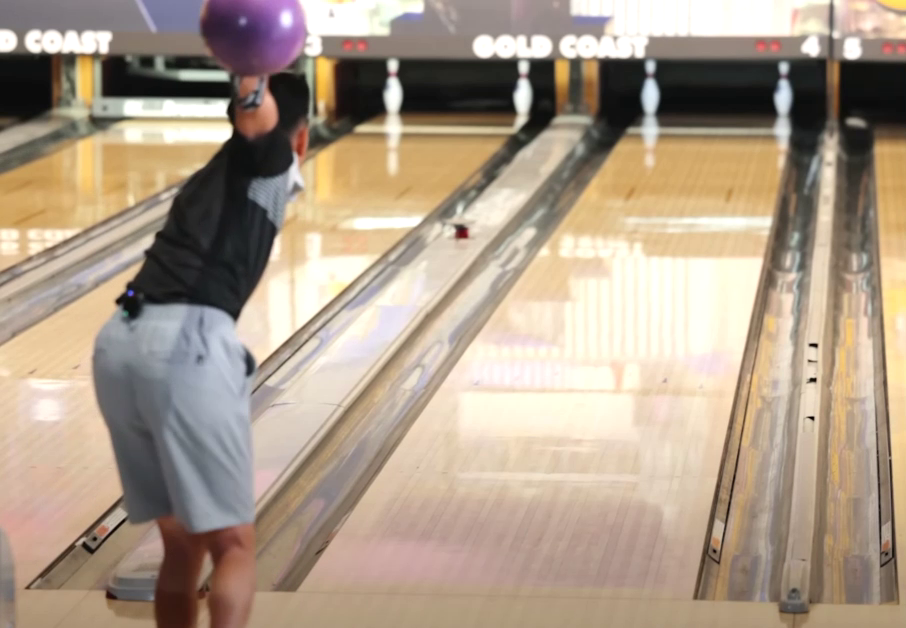
#> input picture frame 20 of data/Recording_1.mp4, 906 x 628 px, given in place of Recording_2.mp4, which was not available
$ jupyter execute --allow-errors Template_matching_1.ipynb   (text cells are left out)
#> lines starting #> are read from the running program, lines starting #| are printed output that depends on the picture; pictures that were not available may be replaced by others from this repository, and a replacement may not be noted
[cell 1]
import numpy as np
import cv2
from pathlib import Path
from matplotlib import pyplot as plt
import pandas as pd
import math

[cell 2]
# --- Paths ---
PROJECT_ROOT = Path().resolve().parent.parent
INPUT_VIDEO_PATH = str(PROJECT_ROOT / "data" / "recording_2" / "Recording_2.mp4")
CSV_POSITIONS_FILE_PATH = str(
    PROJECT_ROOT / "data" / "auxiliary_data" / "lane_lines" / "definitive_lines_2.csv"
)

# --- Load frame ---
frame_index = 20
cap = cv2.VideoCapture(INPUT_VIDEO_PATH)
cap.set(cv2.CAP_PROP_POS_FRAMES, frame_index)
ret, frame = cap.read()
#> frame is the input picture: shape (628, 906, 3); mean B, G, R 137.9, 156.2, 173.1
cap.release()

if not ret:
    raise RuntimeError("Failed to read the frame")

height, width = frame.shape[:2]
#> height = 628; width = 906
#> (the rest of this cell did not finish here and is left out)

[cell 3]
# Function to display an image
def showImage(image, title="Image"):
    plt.figure(figsize=(10, 6))
    plt.imshow(cv2.cvtColor(image, cv2.COLOR_BGR2RGB))
    plt.title(title)
    plt.axis("off")
    plt.show()

[cell 4]
template = cv2.imread(
    "intermediate_data/Template_pin_2.png", 0
)  # 0 for the grayscale image
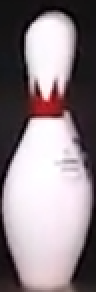
#> input picture notebook/lane_detection/intermediate_data/Template_pin_2.png, 48 x 146 px (shown 2 times larger)
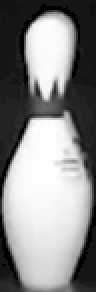
#> template: shape (146, 48) (shown 2 times larger); min 0, max 255, mean 136.9

h, w = template.shape
#> h = 146; w = 48

showImage(template, "Template")

$ run again, starting later in the video
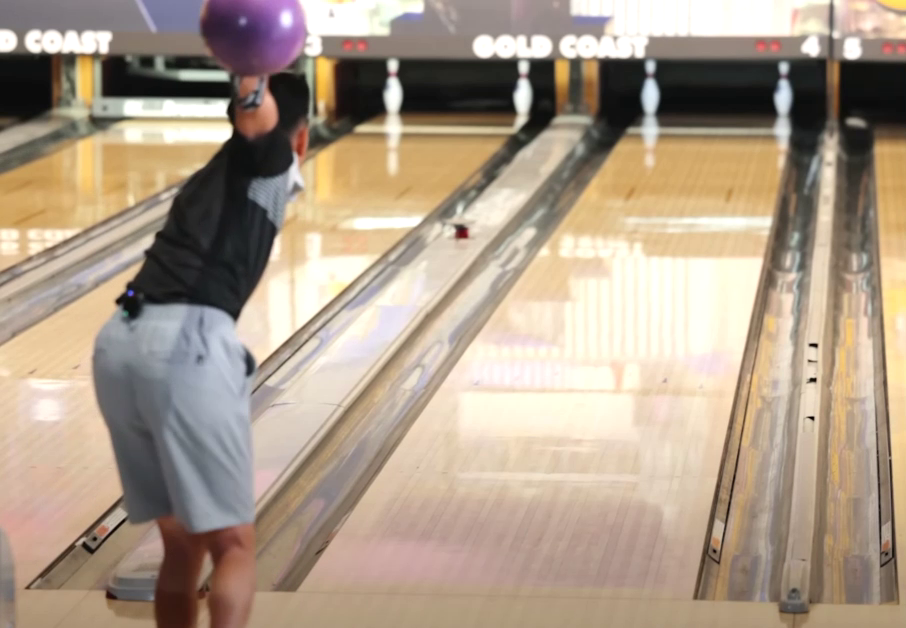
#> input picture frame 20 of data/Recording_1.mp4, 906 x 628 px, given in place of Recording_2.mp4, which was not available
#> frame is the input picture: shape (628, 906, 3); mean B, G, R 137.9, 156.2, 173.1
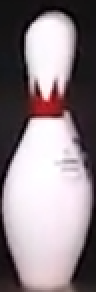
#> input picture notebook/lane_detection/intermediate_data/Template_pin_2.png, 48 x 146 px (shown 2 times larger)

$ run again, starting later in the video
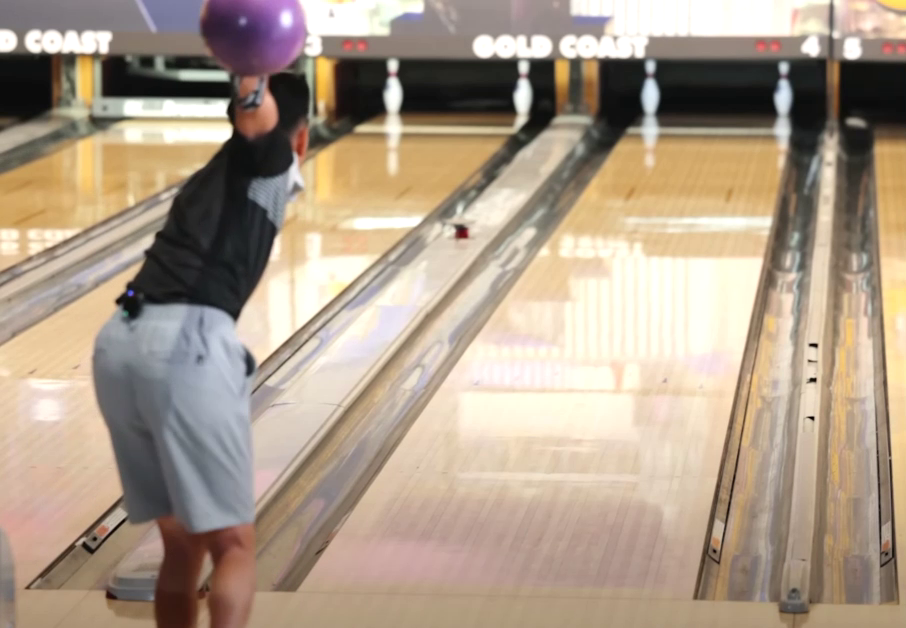
#> input picture frame 20 of data/Recording_1.mp4, 906 x 628 px, given in place of Recording_2.mp4, which was not available
#> frame is the input picture: shape (628, 906, 3); mean B, G, R 137.9, 156.2, 173.1
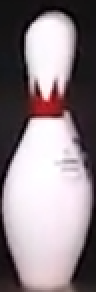
#> input picture notebook/lane_detection/intermediate_data/Template_pin_2.png, 48 x 146 px (shown 2 times larger)
